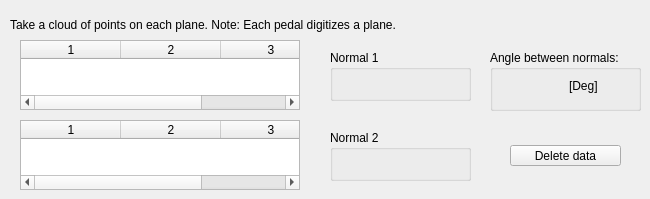
    <widget class="QWidget" name="PlaneAngle">
     <attribute name="title">
      <string>Angle between 2 planes</string>
     </attribute>
     <widget class="QLabel" name="label_10">
      <property name="geometry">
       <rect>
        <x>10</x>
        <y>10</y>
        <width>421</width>
        <height>29</height>
       </rect>
      </property>
      <property name="text">
       <string>Take a cloud of points on each plane. Note: Each pedal digitizes a plane.</string>
      </property>
     </widget>
     <widget class="QTableWidget" name="PlaneAngle1Table">
      <property name="geometry">
       <rect>
        <x>20</x>
        <y>40</y>
        <width>280</width>
        <height>70</height>
       </rect>
      </property>
      <property name="editTriggers">
       <set>QAbstractItemView::NoEditTriggers</set>
      </property>
      <property name="selectionBehavior">
       <enum>QAbstractItemView::SelectRows</enum>
      </property>
      <property name="rowCount">
       <number>0</number>
      </property>
      <property name="columnCount">
       <number>3</number>
      </property>
      <attribute name="horizontalHeaderCascadingSectionResizes">
       <bool>false</bool>
      </attribute>
      <attribute name="horizontalHeaderShowSortIndicator" stdset="0">
       <bool>false</bool>
      </attribute>
      <column/>
      <column/>
      <column/>
     </widget>
     <widget class="QTableWidget" name="PlaneAngle2Table">
      <property name="geometry">
       <rect>
        <x>20</x>
        <y>120</y>
        <width>280</width>
        <height>70</height>
       </rect>
      </property>
      <property name="editTriggers">
       <set>QAbstractItemView::NoEditTriggers</set>
      </property>
      <property name="selectionBehavior">
       <enum>QAbstractItemView::SelectRows</enum>
      </property>
      <property name="rowCount">
       <number>0</number>
      </property>
      <property name="columnCount">
       <number>3</number>
      </property>
      <column/>
      <column/>
      <column/>
     </widget>
     <widget class="QGroupBox" name="groupBox_18">
      <property name="geometry">
       <rect>
        <x>330</x>
        <y>50</y>
        <width>141</width>
        <height>51</height>
       </rect>
      </property>
      <property name="title">
       <string>Normal 1</string>
      </property>
      <widget class="QLabel" name="Normal1_lbl">
       <property name="geometry">
        <rect>
         <x>10</x>
         <y>20</y>
         <width>130</width>
         <height>20</height>
        </rect>
       </property>
       <property name="font">
        <font>
         <pointsize>8</pointsize>
        </font>
       </property>
       <property name="text">
        <string/>
       </property>
       <property name="alignment">
        <set>Qt::AlignCenter</set>
       </property>
      </widget>
     </widget>
     <widget class="QGroupBox" name="groupBox_19">
      <property name="geometry">
       <rect>
        <x>490</x>
        <y>50</y>
        <width>151</width>
        <height>61</height>
       </rect>
      </property>
      <property name="title">
       <string>Angle between normals:</string>
      </property>
      <widget class="QWidget" name="layoutWidget">
       <property name="geometry">
        <rect>
         <x>20</x>
         <y>20</y>
         <width>111</width>
         <height>31</height>
        </rect>
       </property>
       <layout class="QHBoxLayout" name="horizontalLayout_4">
        <item>
         <widget class="QLabel" name="AngleBplanes">
          <property name="text">
           <string/>
          </property>
         </widget>
        </item>
        <item>
         <widget class="QLabel" name="label_13">
          <property name="text">
           <string>[Deg]</string>
          </property>
         </widget>
        </item>
       </layout>
      </widget>
     </widget>
     <widget class="QGroupBox" name="groupBox_20">
      <property name="geometry">
       <rect>
        <x>330</x>
        <y>130</y>
        <width>141</width>
        <height>51</height>
       </rect>
      </property>
      <property name="title">
       <string>Normal 2</string>
      </property>
      <widget class="QLabel" name="Normal2_lbl">
       <property name="geometry">
        <rect>
         <x>10</x>
         <y>20</y>
         <width>130</width>
         <height>20</height>
        </rect>
       </property>
       <property name="font">
        <font>
         <pointsize>8</pointsize>
        </font>
       </property>
       <property name="text">
        <string/>
       </property>
       <property name="alignment">
        <set>Qt::AlignCenter</set>
       </property>
      </widget>
     </widget>
     <widget class="QPushButton" name="DeleteABP">
      <property name="geometry">
       <rect>
        <x>510</x>
        <y>145</y>
        <width>111</width>
        <height>21</height>
       </rect>
      </property>
      <property name="text">
       <string>Delete data</string>
      </property>
     </widget>
    </widget>
